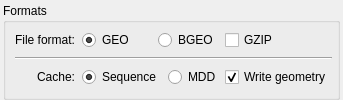
       <widget class="QWidget" name="optionsWidget_wd" native="true">
        <layout class="QVBoxLayout" name="verticalLayout_10">
         <property name="spacing">
          <number>3</number>
         </property>
         <property name="leftMargin">
          <number>3</number>
         </property>
         <property name="topMargin">
          <number>3</number>
         </property>
         <property name="rightMargin">
          <number>3</number>
         </property>
         <property name="bottomMargin">
          <number>0</number>
         </property>
         <item>
          <layout class="QHBoxLayout" name="horizontalLayout_2" stretch="0">
           <item>
            <widget class="QGroupBox" name="groupBox_2">
             <property name="title">
              <string>Formats</string>
             </property>
             <layout class="QGridLayout" name="gridLayout_9">
              <property name="leftMargin">
               <number>9</number>
              </property>
              <property name="topMargin">
               <number>3</number>
              </property>
              <property name="rightMargin">
               <number>5</number>
              </property>
              <property name="bottomMargin">
               <number>3</number>
              </property>
              <property name="spacing">
               <number>3</number>
              </property>
              <item row="2" column="0">
               <widget class="QLabel" name="label_6">
                <property name="text">
                 <string>Cache:</string>
                </property>
                <property name="alignment">
                 <set>Qt::AlignRight|Qt::AlignTrailing|Qt::AlignVCenter</set>
                </property>
               </widget>
              </item>
              <item row="0" column="0">
               <widget class="QLabel" name="label_2">
                <property name="text">
                 <string>File format:</string>
                </property>
                <property name="alignment">
                 <set>Qt::AlignRight|Qt::AlignTrailing|Qt::AlignVCenter</set>
                </property>
               </widget>
              </item>
              <item row="0" column="2">
               <widget class="QWidget" name="widget" native="true">
                <layout class="QHBoxLayout" name="horizontalLayout_3">
                 <property name="spacing">
                  <number>5</number>
                 </property>
                 <property name="margin">
                  <number>1</number>
                 </property>
                 <item>
                  <widget class="QRadioButton" name="formatGeo_rb">
                   <property name="minimumSize">
                    <size>
                     <width>71</width>
                     <height>0</height>
                    </size>
                   </property>
                   <property name="toolTip">
                    <string>Write to GEO format</string>
                   </property>
                   <property name="text">
                    <string>GEO</string>
                   </property>
                   <property name="checked">
                    <bool>true</bool>
                   </property>
                  </widget>
                 </item>
                 <item>
                  <widget class="QRadioButton" name="formatBgeo_rb">
                   <property name="toolTip">
                    <string>&lt;!DOCTYPE HTML PUBLIC &quot;-//W3C//DTD HTML 4.0//EN&quot; &quot;http://www.w3.org/TR/REC-html40/strict.dtd&quot;&gt;
&lt;html&gt;&lt;head&gt;&lt;meta name=&quot;qrichtext&quot; content=&quot;1&quot; /&gt;&lt;style type=&quot;text/css&quot;&gt;
p, li { white-space: pre-wrap; }
&lt;/style&gt;&lt;/head&gt;&lt;body style=&quot; font-family:'MS Shell Dlg 2'; font-size:8.25pt; font-weight:400; font-style:normal;&quot;&gt;
&lt;p style=&quot; margin-top:0px; margin-bottom:0px; margin-left:0px; margin-right:0px; -qt-block-indent:0; text-indent:0px;&quot;&gt;&lt;span style=&quot; font-size:8pt;&quot;&gt;Write to BGEO (bynary GEO) format. &lt;/span&gt;&lt;/p&gt;
&lt;p style=&quot; margin-top:0px; margin-bottom:0px; margin-left:0px; margin-right:0px; -qt-block-indent:0; text-indent:0px;&quot;&gt;&lt;span style=&quot; font-size:8pt;&quot;&gt;Need to install the Houdini !&lt;/span&gt;&lt;/p&gt;&lt;/body&gt;&lt;/html&gt;</string>
                   </property>
                   <property name="text">
                    <string>BGEO</string>
                   </property>
                  </widget>
                 </item>
                </layout>
               </widget>
              </item>
              <item row="0" column="3">
               <widget class="QCheckBox" name="formatGzip_cb">
                <property name="toolTip">
                 <string>Use GZip archive</string>
                </property>
                <property name="text">
                 <string>GZIP</string>
                </property>
               </widget>
              </item>
              <item row="2" column="2">
               <widget class="QWidget" name="widget_2" native="true">
                <layout class="QHBoxLayout" name="horizontalLayout_8">
                 <property name="spacing">
                  <number>6</number>
                 </property>
                 <property name="margin">
                  <number>1</number>
                 </property>
                 <item>
                  <widget class="QRadioButton" name="sequence_rb">
                   <property name="toolTip">
                    <string>Export to file sequence</string>
                   </property>
                   <property name="text">
                    <string>Sequence</string>
                   </property>
                   <property name="checked">
                    <bool>true</bool>
                   </property>
                  </widget>
                 </item>
                 <item>
                  <widget class="QRadioButton" name="mdd_rb">
                   <property name="toolTip">
                    <string>Export single GEO file + MDD cache</string>
                   </property>
                   <property name="text">
                    <string>MDD</string>
                   </property>
                  </widget>
                 </item>
                </layout>
               </widget>
              </item>
              <item row="1" column="0" colspan="4">
               <widget class="Line" name="line">
                <property name="orientation">
                 <enum>Qt::Horizontal</enum>
                </property>
               </widget>
              </item>
              <item row="2" column="3">
               <widget class="QCheckBox" name="writeFile_cb">
                <property name="toolTip">
                 <string>&lt;!DOCTYPE HTML PUBLIC &quot;-//W3C//DTD HTML 4.0//EN&quot; &quot;http://www.w3.org/TR/REC-html40/strict.dtd&quot;&gt;
&lt;html&gt;&lt;head&gt;&lt;meta name=&quot;qrichtext&quot; content=&quot;1&quot; /&gt;&lt;style type=&quot;text/css&quot;&gt;
p, li { white-space: pre-wrap; }
&lt;/style&gt;&lt;/head&gt;&lt;body style=&quot; font-family:'MS Shell Dlg 2'; font-size:8.25pt; font-weight:400; font-style:normal;&quot;&gt;
&lt;p style=&quot; margin-top:0px; margin-bottom:0px; margin-left:0px; margin-right:0px; -qt-block-indent:0; text-indent:0px;&quot;&gt;&lt;span style=&quot; font-size:8pt;&quot;&gt;Write GEO and MDD / MDD only&lt;/span&gt;&lt;/p&gt;&lt;/body&gt;&lt;/html&gt;</string>
                </property>
                <property name="text">
                 <string>Write geometry</string>
                </property>
                <property name="checked">
                 <bool>true</bool>
                </property>
               </widget>
              </item>
             </layout>
            </widget>
           </item>
          </layout>
         </item>
        </layout>
       </widget>
